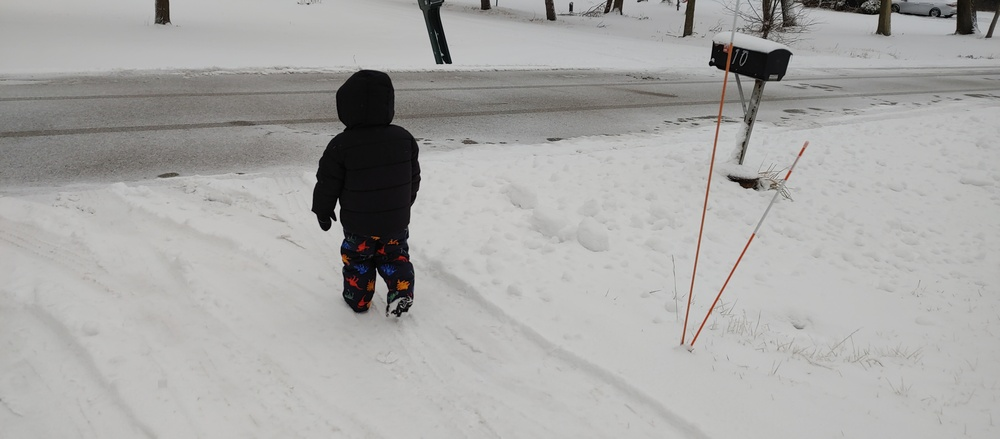
#> input picture 05_ACTIVE_DEV/m6_run_1/_sample_links/0126211635.jpg, 1000 x 439 px, shrunk from 4624 x 2032 before the run
$ python -i cv_primitive_extractor.py   (imports and definitions only)
#> lines starting #> are read from the running program, lines starting #| are printed output that depends on the picture
from typing import Dict, Any, List, Union
try:
    from PIL import Image, ImageFilter
except Exception:
    Image = None
    ImageFilter = None
import numpy as np

def _mean(vals):
    return sum(vals) / len(vals) if vals else 0.0

def _crop_stats(gray, box):
    crop = gray.crop(box)
    data = list(crop.getdata())
    if not data:
        return {"mean": 0.0, "dark_density": 0.0}
    mean = _mean(data)
    dark_density = sum(1 for px in data if px < 128) / len(data)
    return {"mean": mean, "dark_density": dark_density}

def _edge_density(gray):
    if ImageFilter is None:
        return 0.0
    edges = gray.filter(ImageFilter.FIND_EDGES)
    data = list(edges.getdata())
    if not data:
        return 0.0
    return sum(1 for px in data if px > 24) / len(data)

def extract_cv_primitives(image_input: Union[str, np.ndarray]) -> Dict[str, Any]:
    if Image is None:
        return {"source": str(image_input), "status": "pillow_missing", "primitive_observations": []}

    # Handle both file paths and numpy arrays
    if isinstance(image_input, str):
        img = Image.open(image_input).convert("L")
        source = image_input
    elif isinstance(image_input, np.ndarray):
        # Convert numpy array to PIL Image
        if len(image_input.shape) == 3:
            # Convert BGR to RGB then to grayscale
            img_rgb = image_input[:, :, ::-1]  # BGR to RGB
            img = Image.fromarray(img_rgb).convert("L")
        else:
            img = Image.fromarray(image_input).convert("L")
        source = "numpy_array"
    else:
        return {"source": str(image_input), "status": "unsupported_input", "primitive_observations": []}
    w, h = img.size
#> w = 1000; h = 439

    center_box = (int(w*0.35), int(h*0.35), int(w*0.65), int(h*0.65))
#> center_box = (350, 153, 650, 285)
    ring_boxes = [
        (int(w*0.25), int(h*0.25), int(w*0.75), int(h*0.35)),
        (int(w*0.25), int(h*0.65), int(w*0.75), int(h*0.75)),
        (int(w*0.25), int(h*0.35), int(w*0.35), int(h*0.65)),
        (int(w*0.65), int(h*0.35), int(w*0.75), int(h*0.65)),
    ]
    outer_boxes = [
        (0, 0, int(w*0.25), h),
        (int(w*0.75), 0, w, h),
    ]
#> outer_boxes = [(0, 0, 250, 439), (750, 0, 1000, 439)]

    center = _crop_stats(img, center_box)
#> in _crop_stats, `crop = gray.crop(box)`:
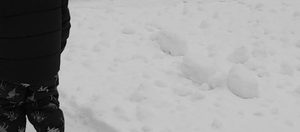
#> crop: PIL image 300x132 L; min 0, max 209, mean 156.5
#> in _crop_stats, `data = list(crop.getdata())`: data = 39600 items
#> in _crop_stats, `mean = _mean(data)`: mean = 156.5
#> in _crop_stats, `dark_density = sum(1 for px in data if px < 128) / len(data)`: dark_density = 0.21
#> center = {'mean': 156.5, 'dark_density': 0.21}
    ring_stats = [_crop_stats(img, b) for b in ring_boxes]
#> call 3 of _crop_stats, with box = (250, 285, 750, 329)
#> in _crop_stats (call 3), `crop = gray.crop(box)`:
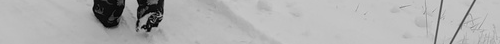
#> crop: PIL image 500x44 L; min 0, max 208, mean 175.3
#> in _crop_stats (call 3), `mean = _mean(data)`: mean = 175.3
#> in _crop_stats (call 3), `dark_density = sum(1 for px in data if px < 128) / len(data)`: dark_density = 0.0746
#> call 4 of _crop_stats, with box = (250, 153, 350, 285)
#> in _crop_stats (call 4), `crop = gray.crop(box)`:
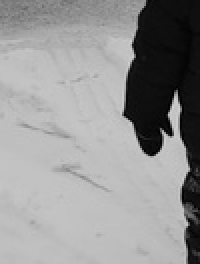
#> crop: PIL image 100x132 L (shown 2 times larger); min 0, max 210, mean 148.2
#> in _crop_stats (call 4), `data = list(crop.getdata())`: data = 13200 values, max 210 at index 5386, min 0 at index 4388, mean 148.2
#> in _crop_stats (call 4), `mean = _mean(data)`: mean = 148.2
#> in _crop_stats (call 4), `dark_density = sum(1 for px in data if px < 128) / len(data)`: dark_density = 0.222
#> in _crop_stats (call 5), `crop = gray.crop(box)`:
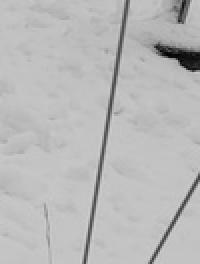
#> crop: PIL image 100x132 L (shown 2 times larger); min 1, max 206, mean 185.3
#> in _crop_stats (call 5), `data = list(crop.getdata())`: data = 13200 values, max 206 at index 11846, min 1 at index 2783, mean 185.3
#> in _crop_stats (call 5), `mean = _mean(data)`: mean = 185.3
#> in _crop_stats (call 5), `dark_density = sum(1 for px in data if px < 128) / len(data)`: dark_density = 0.0421
#> ring_stats = 4 items
    outer_stats = [_crop_stats(img, b) for b in outer_boxes]
#> in _crop_stats (call 6), `crop = gray.crop(box)`:
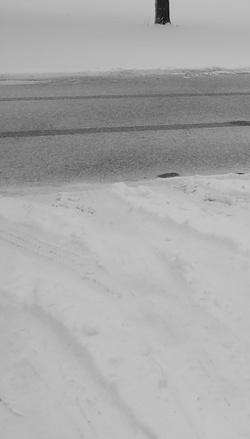
#> crop: PIL image 250x439 L; min 13, max 199, mean 169.6
#> in _crop_stats (call 6), `data = list(crop.getdata())`: data = 109750 items
#> in _crop_stats (call 6), `mean = _mean(data)`: mean = 169.6
#> in _crop_stats (call 6), `dark_density = sum(1 for px in data if px < 128) / len(data)`: dark_density = 0.138
#> in _crop_stats (call 7), `crop = gray.crop(box)`:
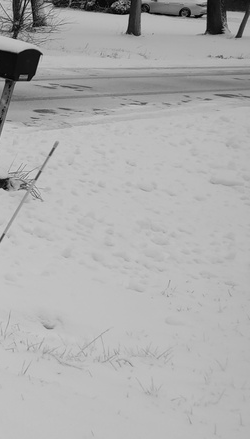
#> crop: PIL image 250x439 L; min 0, max 207, mean 173.5
#> in _crop_stats (call 7), `mean = _mean(data)`: mean = 173.5
#> in _crop_stats (call 7), `dark_density = sum(1 for px in data if px < 128) / len(data)`: dark_density = 0.0698
#> outer_stats = 2 items

    ring_mean = _mean([r["mean"] for r in ring_stats])
#> ring_mean = 159.9
    ring_dark = _mean([r["dark_density"] for r in ring_stats])
#> ring_dark = 0.164
    outer_mean = _mean([r["mean"] for r in outer_stats])
#> outer_mean = 171.6
    outer_dark = _mean([r["dark_density"] for r in outer_stats])
#> outer_dark = 0.104

    edge_density = _edge_density(img)
#> in _edge_density, `edges = gray.filter(ImageFilter.FIND_EDGES)`:
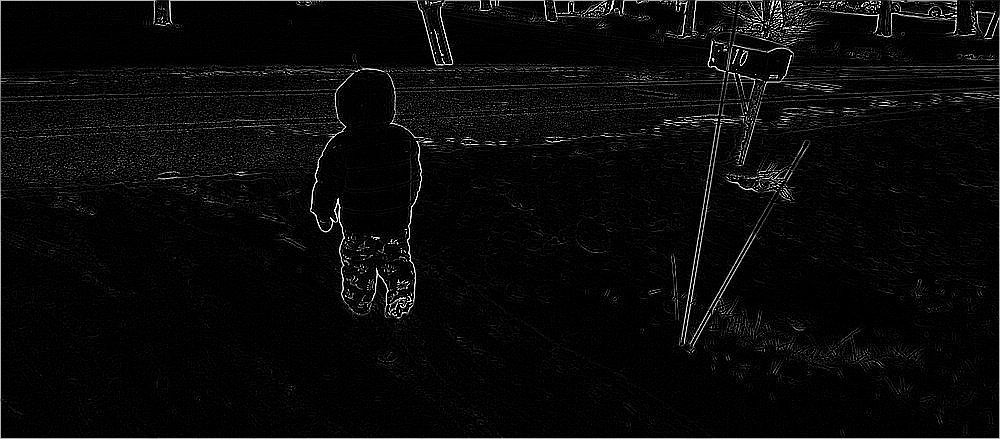
#> edges: PIL image 1000x439 L; min 0, max 255, mean 10.2
#> in _edge_density, `data = list(edges.getdata())`: data = 439000 items
#> edge_density = 0.0946
    center_contrast = abs(center["dark_density"] - ring_dark)
#> center_contrast = 0.0463
    ring_outer_contrast = abs(ring_dark - outer_dark)
#> ring_outer_contrast = 0.06

    observations: List[Dict[str, Any]] = [
        {
            "primitive_type": "region",
            "attributes": {"role": "control", "value": "central_sigil_candidate"},
            "confidence": round(min(1.0, 0.45 + center_contrast), 3),
        },
        {
            "primitive_type": "region",
            "attributes": {"role": "delimiter", "value": "transition_ring_candidate"},
            "confidence": round(min(1.0, 0.45 + ring_outer_contrast), 3),
        },
        {
            "primitive_type": "region",
            "attributes": {"role": "literal", "value": "outer_field_candidate"},
            "confidence": round(min(1.0, 0.45 + outer_dark), 3),
        },
        {
            "primitive_type": "alignment",
            "attributes": {"role": "sequence_marker", "value": "edge_grid_candidate"},
            "confidence": round(min(1.0, 0.35 + edge_density), 3),
        },
    ]

    return {
        "source": source,
        "status": "ok",
        "image_size": {"width": w, "height": h},
        "features": {
            "edge_density": round(edge_density, 4),
            "center_dark_density": round(center["dark_density"], 4),
            "ring_dark_density": round(ring_dark, 4),
            "outer_dark_density": round(outer_dark, 4),
            "center_ring_contrast": round(center_contrast, 4),
            "ring_outer_contrast": round(ring_outer_contrast, 4),
        },
        "primitive_observations": observations,
        "notes": ["cv_style_heuristic_layer_v1"],
    }

def cv_image_to_parser_bundle(image_input: Union[str, np.ndarray]) -> Dict[str, Any]:
    return extract_cv_primitives(image_input)

>>> result = extract_cv_primitives('../../../../m6_run_1/_sample_links/0126211635.jpg')
#> result = 6 items

$ run again, on 05_ACTIVE_DEV/m6_run_1/_sample_links/0325231215.jpg
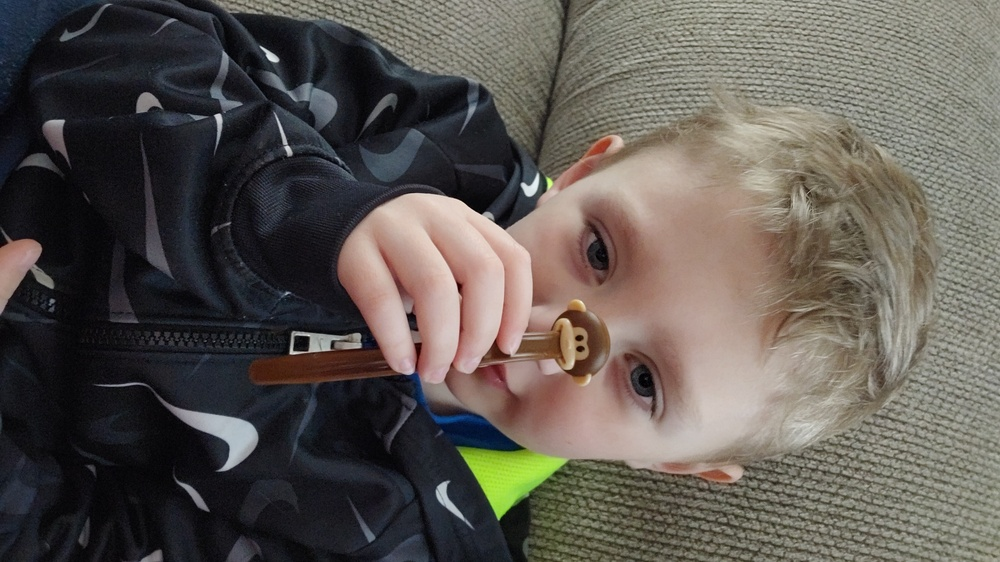
#> input picture 05_ACTIVE_DEV/m6_run_1/_sample_links/0325231215.jpg, 1000 x 562 px, shrunk from 3648 x 2052 before the run
#> in _crop_stats, `data = list(crop.getdata())`: data = 50700 items
#> mean = 139.4
#> dark_density = 0.352
#> center = {'mean': 139.4, 'dark_density': 0.352}
#> crop: PIL image 500x56 L
#> crop: PIL image 100x169 L
#> ring_stats = 4 items
#> crop: PIL image 250x562 L
#> in _crop_stats (call 7), `crop = gray.crop(box)`:
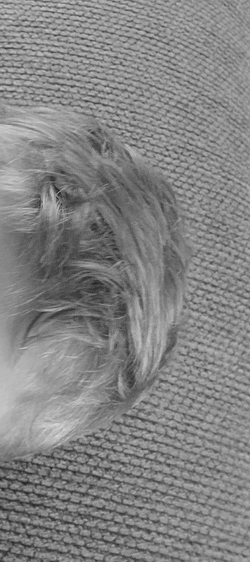
#> crop: PIL image 250x562 L; min 31, max 217, mean 131.8
#> mean = 131.8
#> dark_density = 0.407
#> outer_stats = 2 items
#> ring_mean = 92.99
#> ring_dark = 0.589
#> outer_mean = 80.65
#> outer_dark = 0.688
#> in _edge_density, `edges = gray.filter(ImageFilter.FIND_EDGES)`:
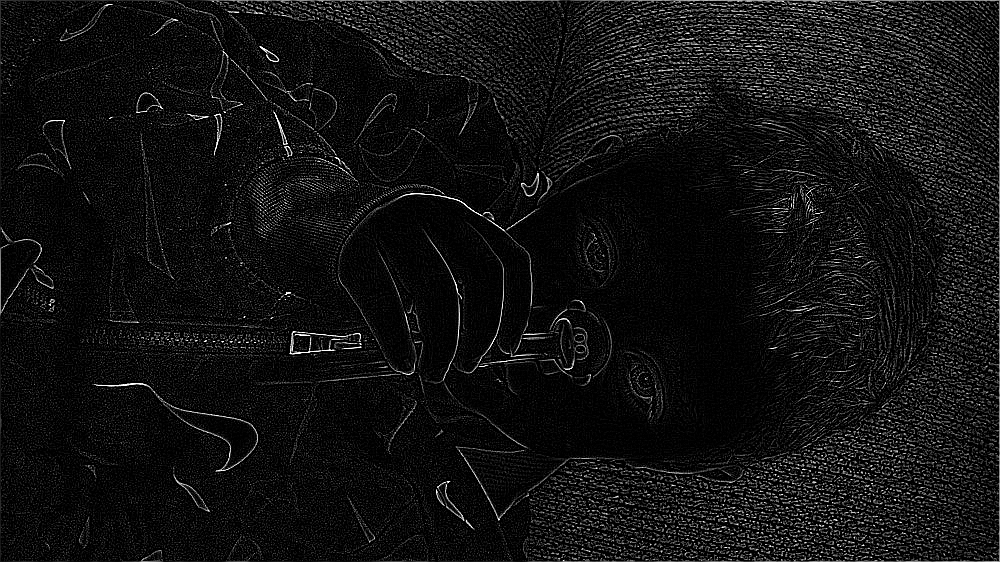
#> edges: PIL image 1000x562 L; min 0, max 255, mean 18.1
#> in _edge_density, `data = list(edges.getdata())`: data = 562000 items
#> edge_density = 0.232
#> center_contrast = 0.237
#> ring_outer_contrast = 0.0985
#> result = 6 items
